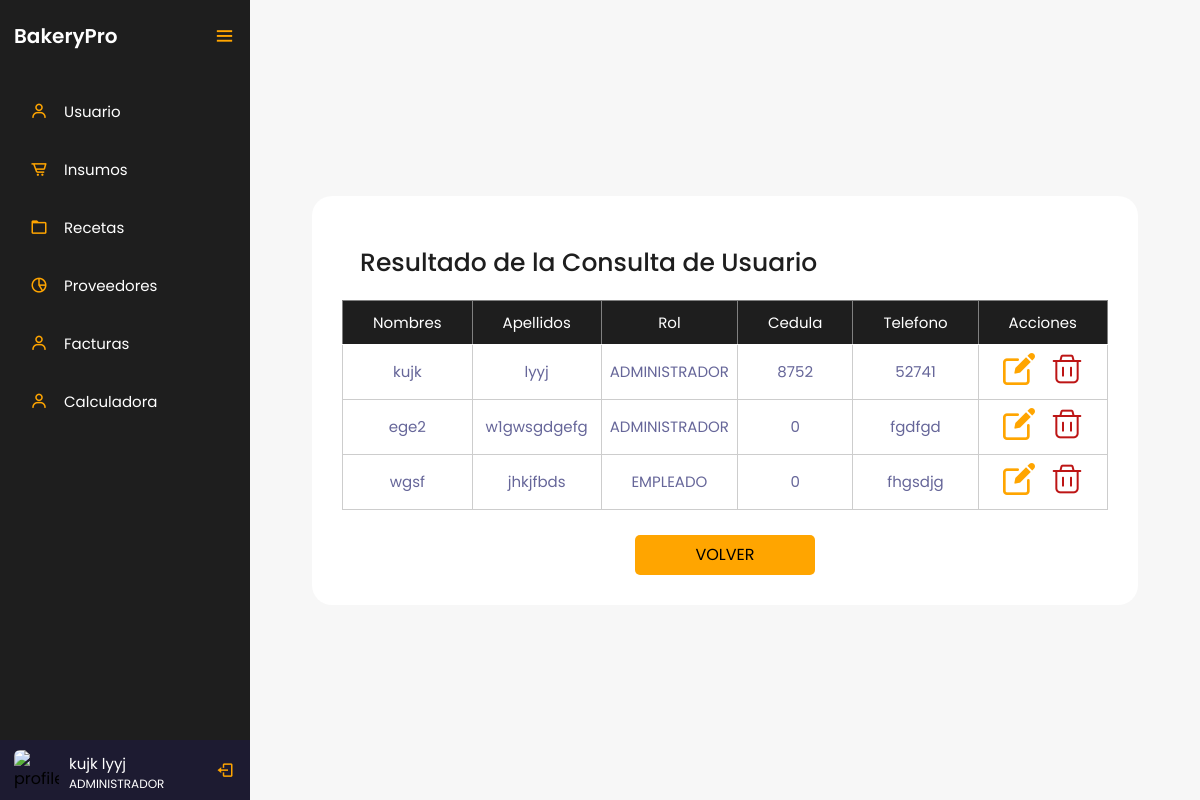
The page /controlador/usuarios/consultar.php (signed in) on the database its author committed.
### tables this page shows
CREATE TABLE `tblusuario` (
  `IdUsuario` int(3) NOT NULL,
  `Nombres` varchar(20) NOT NULL,
  `Apellidos` varchar(20) NOT NULL,
  `IdRol` int(3) NOT NULL,
  `Cedula` decimal(10,0) NOT NULL,
  `Telefono` varchar(20) NOT NULL,
  `Password` varchar(10) NOT NULL
);

CREATE TABLE `tblroles` (
  `IdRol` int(3) NOT NULL,
  `Rol` varchar(20) NOT NULL
);

### controlador/usuarios/consultar.php (the view, shortened to what this page needs)
<?php
    $servername = "localhost";
    $username = "root";
    $password = "";
    $dbname = "bakerypro";
    $conexion = mysqli_connect($servername, $username, $password, $dbname);
    $cedula = $_SESSION['cedula'];
    $sql = "SELECT Nombres, Apellidos, Rol FROM tblusuario INNER JOIN tblroles ON tblusuario.IdRol = tblroles.IdRol WHERE Cedula = $cedula";
    $resultado = mysqli_query($conexion, $sql);
    if (mysqli_num_rows($resultado) > 0) {
        $fila = mysqli_fetch_assoc($resultado);
        $nombre = $fila["Nombres"] . " " . $fila["Apellidos"];
        $rol = $fila["Rol"];
    } else {
        $nombre = "Nombre de usuario";
        $rol = "Rol de usuario";
    }
?>
<!DOCTYPE html>
<html lang="en">
<head>
    <link href="https://unpkg.com/boxicons@2.0.7/css/boxicons.min.css" rel="stylesheet">
    <link rel="stylesheet" href="../../vista/style/styles.css">
</head>
<body>
    <div class="sidebar open">
        <div class="logo-details">
            <a href="../../dashboard.php" class="logo_link">
                <span class="logo_name">BakeryPro</span>
            </a>
            <i class='bx bx-menu' id="btn" ></i>
        </div>
        <ul class="nav-list">
            <li>
                <a href="../../vista/html/usuarios.php">
                    <i class='bx bx-user' ></i>
                    <span class="links_name">Usuario</span>
                </a>
            </li>
            <li>
                <a href="../../vista/html/insumos.php">
                    <i class='bx bx-cart-alt' ></i>
                    <span class="links_name">Insumos</span>
                </a>
            </li>
            <li>
                <a href="../../vista/html/recetas.php">
                    <i class='bx bx-folder' ></i>
                    <span class="links_name">Recetas</span>
                </a>
            </li>
            <li>
                <a href="../../vista/html/proveedores.php">
                    <i class='bx bx-pie-chart-alt-2' ></i>
                    <span class="links_name">Proveedores</span>
                </a>
            </li>
            <li>
                <a href="../../vista/html/facturas.php">
                    <i class='bx bx-user' ></i>
                    <span class="links_name">Facturas</span>
                </a>
            </li>
            <li>
                <a href="../../vista/html/calculadora.php">
                    <i class='bx bx-user' ></i>
                    <span class="links_name">Calculadora</span>
                </a>
            </li>
            <li class="profile">
                <div class="profile-details">
                    <img src="profile.jpg" alt="profileImg">
                    <div class="name_job">
                        <div class="name"><?php echo $nombre; ?></div>
                        <div class="job"><?php echo $rol; ?></div>
                    </div>
                </div>
                <a href="../login/logout.php" id="log_out">
                    <i class='bx bx-log-out'></i>
                </a>
            </li>
        </ul>
    </div>
    <section class="home-section">
        <div class="container">
            <h2 class="titleContainer">Resultado de la Consulta de Usuario</h2>
            <?php
                include '../../modelo/conexion.php';
                $sql = "SELECT * FROM tblusuario INNER JOIN tblroles ON tblusuario.IdRol = tblroles.IdRol";
                $resultado = $conexion->query($sql);
                if ($resultado->num_rows > 0) {
                    echo "<table border='1'>
                        <tr>
                            <th>Nombres</th>
                            <th>Apellidos</th>
                            <th>Rol</th>
                            <th>Cedula</th>
                            <th>Telefono</th>
                            <th>Acciones</th>
                        </tr>";
                    while ($fila = $resultado->fetch_assoc()) {
                        echo "<tr>
                                <td>".$fila["Nombres"]."</td>
                                <td>".$fila["Apellidos"]."</td>
                                <td>".$fila["Rol"]."</td>
                                <td>".$fila["Cedula"]."</td>
                                <td>".$fila["Telefono"]."</td>
                                <td>
                                    <a href='editar.php?id=".$fila['IdUsuario']."'><img src='../../vista/img/editar.png' alt='editar'></a>
                                    <a href='eliminar.php?id=".$fila['IdUsuario']."'><img src='../../vista/img/eliminar.png' alt='eliminar'></a>
                                </td>
                            </tr>";
                    }
                    echo "</table>";
                } else {
                    echo "<p>No se encontraron resultados para el ID proporcionado.</p>";
                }
            ?>
            <br>
            <a href="../../vista/html/usuarios.php" class="volverConsultar">VOLVER</a>
        </div>
    </section>
</body>
</html>

### vista/style/styles.css (style rules this page uses)
:root { --orange: #d4894c; --white_trasnparent: #232830; --very-light-pink: #C7C7C7; --text-input-field: #F7F7F7; --hospital-green: #bd1515; --sm: 14px; --md: 16px; --lg: 18px; --yellow: #ffa500; --black: #201e1c; --white: #ffffff; --official-black:#1e1e1e; --official-red:#ffa500; --background-white:#f7f7f7; --card-white:#ffffff; }
* { margin: 0; padding: 0; box-sizing: border-box; font-family: "Poppins" , sans-serif; }
.sidebar { position: fixed; left: 0; top: 0; height: 100%; width: 78px; background: var(--official-black); padding: 6px 14px; z-index: 99; transition: all 0.5s ease; }
.sidebar.open { width: 250px; }
.sidebar .logo-details { height: 60px; display: flex; align-items: center; position: relative; }
.sidebar .logo-details .logo_name { color: #fff; font-size: 20px; font-weight: 600; opacity: 0; transition: all 0.5s ease; }
.sidebar.open .logo-details .icon, .sidebar.open .logo-details .logo_name { opacity: 1; }
.sidebar .logo-details #btn { position: absolute; top: 50%; right: 0; transform: translateY(-50%); font-size: 22px; transition: all 0.4s ease; font-size: 23px; text-align: center; cursor: pointer; transition: all 0.5s ease; }
.sidebar.open .logo-details #btn { text-align: right; }
.sidebar i { color: var(--official-red); height: 60px; min-width: 50px; font-size: 28px; text-align: center; line-height: 60px; }
.sidebar .nav-list { margin-top: 20px; height: 100%; }
.sidebar li { position: relative; margin: 8px 0; list-style: none; }
.sidebar li a { display: flex; height: 100%; width: 100%; border-radius: 12px; align-items: center; text-decoration: none; transition: all 0.4s ease; }
.sidebar li a .links_name { color: #fff; font-size: 15px; font-weight: 400; white-space: nowrap; opacity: 0; pointer-events: none; transition: 0.4s; }
.sidebar.open li a .links_name { opacity: 1; pointer-events: auto; }
.sidebar li i { height: 50px; line-height: 50px; font-size: 18px; border-radius: 12px; }
.sidebar li.profile { position: fixed; height: 60px; width: 78px; left: 0; bottom: -8px; padding: 10px 14px; background: #1d1b31; transition: all 0.5s ease; overflow: hidden; }
.sidebar.open li.profile { width: 250px; }
.sidebar li .profile-details { display: flex; align-items: center; flex-wrap: nowrap; }
.sidebar li img { height: 45px; width: 45px; object-fit: cover; border-radius: 6px; margin-right: 10px; }
.sidebar li.profile .name, .sidebar li.profile .job { font-size: 15px; font-weight: 400; color: #fff; white-space: nowrap; }
.sidebar li.profile .job { font-size: 12px; }
.sidebar .profile #log_out { position: absolute; top: 50%; right: 0; transform: translateY(-50%); background: #1d1b31; width: 100%; height: 60px; line-height: 60px; border-radius: 0px; transition: all 0.5s ease; }
.sidebar.open .profile #log_out { width: 50px; background: none; }
.logo_link { text-decoration: none; }
.home-section { position: relative; background: var(--background-white); min-height: 100vh; display: flex; top: 0; left: 78px; width: calc(100% - 78px); transition: all 0.5s ease; z-index: 2; justify-content: center; align-items: center; }
.sidebar.open ~ .home-section { left: 250px; width: calc(100% - 250px); }
.titleContainer { color: var(--official-black); font-size: 25px; font-weight: 500; margin: 18px }
.volverConsultar { height: 40px; width: 180px; display: flex; justify-content: center; background: var(--yellow); border-radius: 5px; align-items: center; margin: auto; }
.container { height: auto; background: var(--card-white); padding: 30px; border-radius: 20px; }
table { font-size: 15px; width: 100%; text-align: center; border-collapse: collapse; }
th { font-size: 15px; font-weight: normal; padding: 8px; background: var(--official-black); border-bottom: 1px solid #fff; color: #fff; padding: 10px 30px; }
td { padding: 8px; background: #ffffff7d; border: 1px solid #cdcdcd; color: #669; border-top: 1px solid transparent; }
a { text-decoration: none; color: black; }
tbody tr td img { margin: 0 6px; }

### rows shown on the page
tblusuario: nombre "kujk lyyj", IdRol.Rol "ADMINISTRADOR", Nombres "kujk", Apellidos "lyyj", Cedula "8752", Telefono "52741"
tblusuario: Nombres "ege2", Apellidos "w1gwsgdgefg", IdRol.Rol "ADMINISTRADOR", Cedula "0", Telefono "fgdfgd"
tblusuario: Nombres "wgsf", Apellidos "jhkjfbds", IdRol.Rol "EMPLEADO", Cedula "0", Telefono "fhgsdjg"
